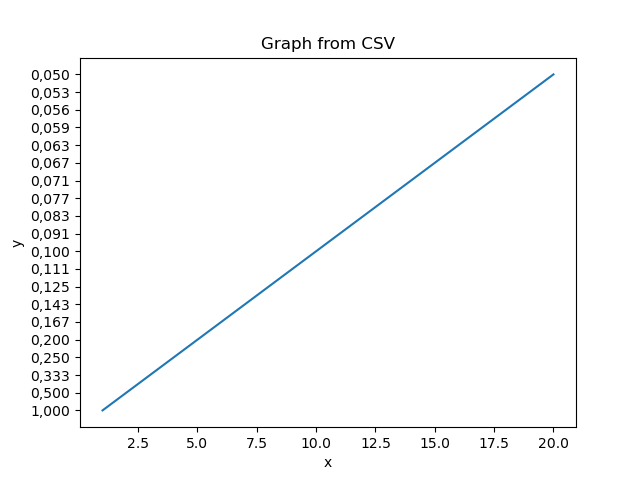

Write the Python code that produced this figure.
import pandas as pd
import matplotlib.pyplot as plt

# Load data from CSV
data = pd.read_csv("graph.csv", sep=";")

x = data["x"]
y = data["y"]

# Create plot
plt.plot(x, y)
plt.xlabel("x")
plt.ylabel("y")
plt.title("Graph from CSV")

# Save the graph
plt.savefig("graph.png")

# Show the graph
plt.show()